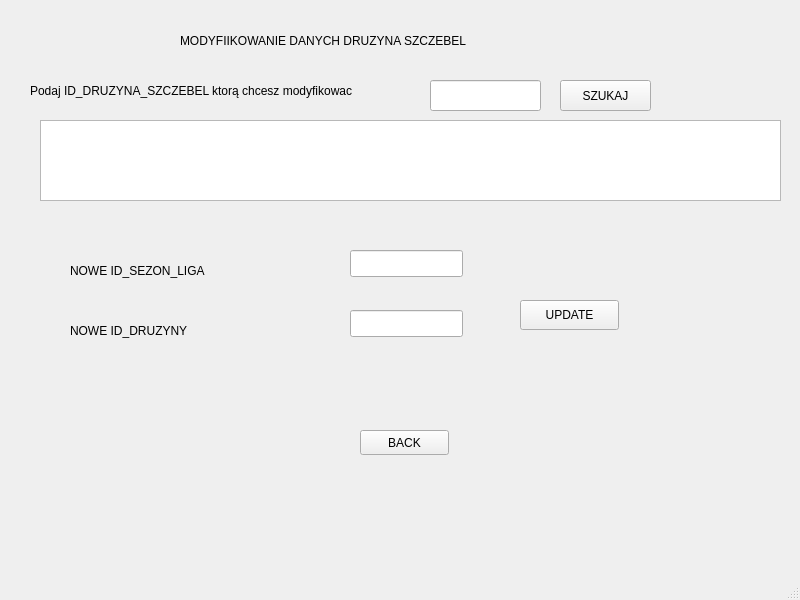
<?xml version="1.0" encoding="UTF-8"?>
<ui version="4.0">
 <class>MainWindow</class>
 <widget class="QMainWindow" name="MainWindow">
  <property name="geometry">
   <rect>
    <x>0</x>
    <y>0</y>
    <width>800</width>
    <height>600</height>
   </rect>
  </property>
  <property name="windowTitle">
   <string>MainWindow</string>
  </property>
  <widget class="QWidget" name="centralwidget">
   <widget class="QLabel" name="label_3">
    <property name="geometry">
     <rect>
      <x>30</x>
      <y>80</y>
      <width>421</width>
      <height>21</height>
     </rect>
    </property>
    <property name="text">
     <string>Podaj ID_DRUZYNA_SZCZEBEL ktorą chcesz modyfikowac</string>
    </property>
   </widget>
   <widget class="QLabel" name="label_2">
    <property name="geometry">
     <rect>
      <x>70</x>
      <y>260</y>
      <width>221</width>
      <height>21</height>
     </rect>
    </property>
    <property name="text">
     <string>NOWE ID_SEZON_LIGA</string>
    </property>
   </widget>
   <widget class="QPushButton" name="pushButton_2">
    <property name="geometry">
     <rect>
      <x>520</x>
      <y>300</y>
      <width>99</width>
      <height>30</height>
     </rect>
    </property>
    <property name="text">
     <string>UPDATE</string>
    </property>
   </widget>
   <widget class="QLabel" name="label_4">
    <property name="geometry">
     <rect>
      <x>70</x>
      <y>320</y>
      <width>221</width>
      <height>21</height>
     </rect>
    </property>
    <property name="text">
     <string>NOWE ID_DRUZYNY</string>
    </property>
   </widget>
   <widget class="QTextBrowser" name="textBrowser">
    <property name="geometry">
     <rect>
      <x>40</x>
      <y>120</y>
      <width>741</width>
      <height>81</height>
     </rect>
    </property>
   </widget>
   <widget class="QLineEdit" name="lineEdit_3">
    <property name="geometry">
     <rect>
      <x>350</x>
      <y>310</y>
      <width>113</width>
      <height>27</height>
     </rect>
    </property>
   </widget>
   <widget class="QLineEdit" name="lineEdit">
    <property name="geometry">
     <rect>
      <x>430</x>
      <y>80</y>
      <width>111</width>
      <height>31</height>
     </rect>
    </property>
   </widget>
   <widget class="QPushButton" name="pushButton">
    <property name="geometry">
     <rect>
      <x>560</x>
      <y>80</y>
      <width>91</width>
      <height>31</height>
     </rect>
    </property>
    <property name="text">
     <string>SZUKAJ</string>
    </property>
   </widget>
   <widget class="QLineEdit" name="lineEdit_2">
    <property name="geometry">
     <rect>
      <x>350</x>
      <y>250</y>
      <width>113</width>
      <height>27</height>
     </rect>
    </property>
   </widget>
   <widget class="QLabel" name="label">
    <property name="geometry">
     <rect>
      <x>460</x>
      <y>350</y>
      <width>241</width>
      <height>21</height>
     </rect>
    </property>
    <property name="text">
     <string/>
    </property>
   </widget>
   <widget class="QLabel" name="label_6">
    <property name="geometry">
     <rect>
      <x>180</x>
      <y>20</y>
      <width>361</width>
      <height>41</height>
     </rect>
    </property>
    <property name="text">
     <string>MODYFIIKOWANIE DANYCH DRUZYNA SZCZEBEL</string>
    </property>
   </widget>
   <widget class="QPushButton" name="pushButton_3">
    <property name="geometry">
     <rect>
      <x>360</x>
      <y>430</y>
      <width>89</width>
      <height>25</height>
     </rect>
    </property>
    <property name="text">
     <string>BACK</string>
    </property>
   </widget>
  </widget>
  <widget class="QMenuBar" name="menubar">
   <property name="geometry">
    <rect>
     <x>0</x>
     <y>0</y>
     <width>800</width>
     <height>22</height>
    </rect>
   </property>
  </widget>
  <widget class="QStatusBar" name="statusbar"/>
 </widget>
 <resources/>
 <connections/>
</ui>
